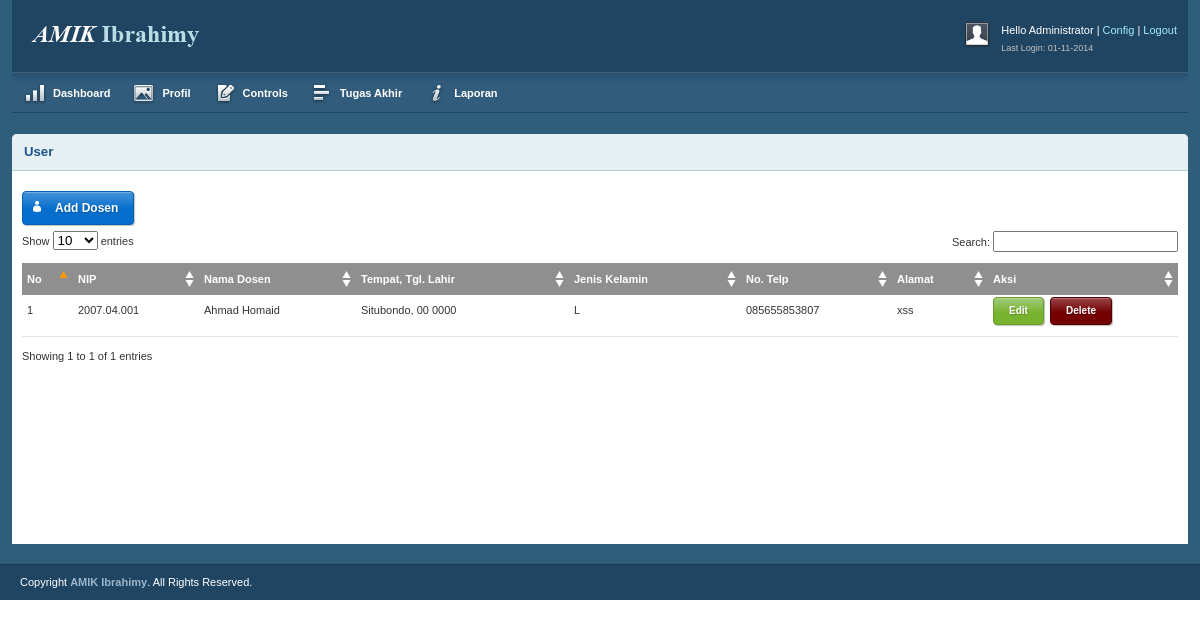
Screenshot of /sp_R3p0t/media.php?module=dosen (signed in) with the database file from the repository.
### tables this page shows
CREATE TABLE IF NOT EXISTS `tb_pembimbing` (
  `nip` varchar(12) NOT NULL,
  `nama_pem` varchar(50) DEFAULT NULL,
  `tmpt_lhr_pem` varchar(30) DEFAULT NULL,
  `tgl_lhr_pem` date DEFAULT NULL,
  `jk` enum('L','P') NOT NULL,
  `alamat_pem` varchar(30) DEFAULT NULL,
  `no_telp_pem` varchar(12) DEFAULT NULL,
  PRIMARY KEY (`nip`)
);

### sp_R3p0t/conec/fungsi_indotgl.php (called while the page is built, shortened)
<?
	function tgl_indo($tgl){
			$tanggal = substr($tgl,8,2);
			$bulan = getBulan(substr($tgl,5,2));
			$tahun = substr($tgl,0,4);
			return $tanggal.' '.$bulan.' '.$tahun;
	}
?>

### sp_R3p0t/modul/modul_dosen/dosen.php (the view, shortened to what this page needs)
<?php
 if (empty($_SESSION['username']) AND empty($_SESSION['passuser'])){
  echo "<link href='style.css' rel='stylesheet' type='text/css'>
 <center>Untuk mengakses modul, Anda harus login <br>";
  echo "<a href=../../index.php><b>LOGIN</b></a></center>";
}
else{
$aksi="modul/modul_dosen/aksi_dosen.php";
switch($_GET[act]){
  default:
echo "<div class='box round first fullpage'>
	  <h2>User</h2>
	  <div class='block'>";
    echo "<a href='?module=dosen&act=tambahdosen' class='btn-icon btn-blue btn-person'><span></span>Add Dosen</a><br>
                    <table class='data display datatable' id='example'>
					<thead>
						<tr>
							<th>No</th>
							<th>NIP</th>
							<th>Nama Dosen</th>
							<th>Tempat, Tgl. Lahir</th>
							<th>Jenis Kelamin</th>
							<th>No. Telp</th>
							<th>Alamat</th>
                            <th width='180'>Aksi</th>
						</tr>
					</thead><tbody>";
	$tampil=mysql_query("SELECT * FROM tb_pembimbing ORDER BY nama_pem");
    $no=1;
	while ($r=mysql_fetch_array($tampil)){
		$tanggal=tgl_indo($r['tgl_lhr_pem']);
       echo "<tr class='odd gradeX'>
							<td>$no</td>
							<td>$r[nip]</td>
							<td>$r[nama_pem]</td>
							<td>$r[tmpt_lhr_pem], $tanggal</td>
							<td>$r[jk]</td>
							<td>$r[no_telp_pem]</td>
							<td>$r[alamat_pem]</td>
                            <td class='center'><a href=?module=dosen&act=editdosen&id=$r[nip] class='btn btn-small btn-green' title='Edit'><span></span>Edit</a>&nbsp; <a href=$aksi?module=dosen&act=hapus&id=$r[nip] onClick=\"return confirm('Apakah Anda benar-benar mau menghapusnya?')\" class='btn btn-small btn-maroon' title='Delete'><span></span>Delete</a></td>
						</tr>";
      $no++;
    }
    echo "</tbody></table></div></div>";
    break;
	}
}
?>

### sp_R3p0t/css/text.css (style rules this page uses)
body { font: 13px/1.5 Tahoma, Helvetica, Arial, 'Liberation Sans', FreeSans, sans-serif; }
h2 { font-size: 23px; }
p, dl, hr, h1, h2, h3, h4, h5, h6, ol, ul, pre, table, address, fieldset { margin-bottom: 20px; }

### sp_R3p0t/css/layout.css (style rules this page uses)
body { background: #fff; color: #333; font-size: 11px; padding: 0 0 0px; }
a { color: #000; font-weight:bold; text-decoration: none; }
h1, h2, h3, h4, h5, h6 { line-height:1.2em; margin-bottom:.3em; }
h2 { margin-top:1em; }
.box { background:#fff; margin-bottom:20px; padding:10px 10px 10px 10px; margin-left:-8px; }
.box.round { -moz-border-radius: 5px 5px 0px 0px; -webkit-border-radius: 5px 5px 0px 0px; border-radius: 5px 5px 0px 0px; }
.box h2 { font-size:1.2em; font-weight:bold; color:#1B548D; background:#E6F0F3; margin:-10px -10px 0 -10px; padding:10px 12px; border-bottom:1px solid #B3CBD6; -moz-border-radius: 5px 5px 0px 0px; -webkit-border-radius: 5px 5px 0px 0px; border-radius: 5px 5px 0px 0px; }
.box.first { margin-top:20px; }
.block { padding-top:20px; }
p { margin-bottom:1em; }
.block { padding-bottom:1px; }
.fullpage { margin-left:0px; }
table.display { margin: 0 auto; clear: both; width: 100%; }
.sorting_asc { background: #8f8f8f url(../img/table/sort_asc.png) no-repeat center right; padding:8px 5px; text-align:left; color:#fff; }
.sorting { background:#8f8f8f url(../img/table/sort_both.png) no-repeat center right; padding:8px 5px; text-align:left; color:#fff; }
tr.odd { height: 30px; line-height: 30px; border-bottom:1px solid #e6e6e6; }
tr.odd td, tr.even td { padding-left:5px; }
.btn, .btn-icon, .btn-mini { background-repeat: repeat-x; color: #FFF; font-weight: bold; display: inline-block; text-decoration: none; border-width: 1px; border-style: solid; padding: 0 15px 4px; *padding: 0 7px 4px; margin-bottom: 6px; text-shadow: 1px 1px 1px rgba(0,0,0,.2); -moz-box-shadow: 1px 1px 1px rgba(0,0,0,.25); -webkit-box-shadow: 1px 1px 1px rgba(0,0,0,.25); -moz-border-radius: 4px; -webkit-border-radius: 4px; filter: progid:DXImageTransform.Microsoft.Shadow(color=#999999,direction=135,strength=2); cursor: pointer; position: relative; }
.btn, .btn-icon { background-position: 0 -80px; font-size: 12px; height: 32px; line-height: 29px; }
.btn.btn-small, .btn-icon.btn-small { background-position: 0 0; font-size: 10px; height: 26px; line-height: 23px; }
a.btn, a.btn-icon { height: 32px; line-height: 32px; padding-bottom: 0; }
a.btn.btn-small, a.btn-icon.btn-small { line-height: 26px; padding-bottom: 0; }
.btn, .btn-icon, .btn-mini, .btn:visited, .btn-icon:visited, .btn-mini:visited { background-image: url(../img/bg-lite.png); background-color: #F90; border-color: #D58000; color: #FFF; }
.btn-blue, .btn-blue:visited { background-color: #066ECD; border-color: #0561B4; }
.btn-green, .btn-green:visited { background-color: #77B32F; border-color: #689C29; }
.btn-maroon, .btn-maroon:visited { background-color: #750000; border-color: #530000; }
.btn-blue, .btn-black, .btn-purple, .btn-navy, .btn-maroon, .btn-teal, .btn-grey { background-image: url(../img/bg-dark.png) !important; }
.btn-red, .btn-orange, .btn-green, .btn-yellow, .btn-pink { background-image: url(../img/bg-lite.png) !important; }
.btn-icon { padding-left: 32px !important; }
.btn-icon span { background-image: url(../img/btn-icons.png); background-repeat: no-repeat; background-position: 0 0; width: 16px; height: 16px; position: absolute; left: 6px; top: 6px; }
.btn-person span { background-position: 0 -16px; }

### rows the page displays
tb_pembimbing: nip "2007.04.001", nama_pem "Ahmad Homaid", tmpt_lhr_pem "Situbondo", tgl_lhr_pem "00 0000", jk "L", no_telp_pem "085655853807", alamat_pem "xss"

### other values shown
$_SESSION['namalengkap'] "Administrator"
$date1=DATE("d-m-Y") "01-11-2014"
